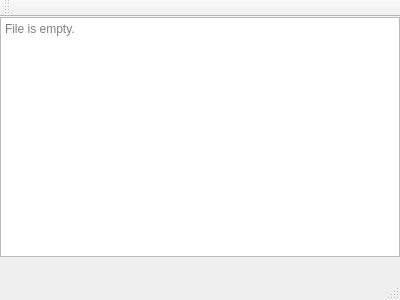
<?xml version="1.0" encoding="UTF-8"?>
<ui version="4.0">
 <class>EditorWindow</class>
 <widget class="QMainWindow" name="EditorWindow">
  <property name="geometry">
   <rect>
    <x>0</x>
    <y>0</y>
    <width>400</width>
    <height>300</height>
   </rect>
  </property>
  <property name="windowTitle">
   <string>SysOpy Editor</string>
  </property>
  <widget class="QWidget" name="centralWidget">
   <property name="locale">
    <locale language="English" country="UnitedStates"/>
   </property>
   <widget class="QTextEdit" name="textEdit">
    <property name="geometry">
     <rect>
      <x>0</x>
      <y>0</y>
      <width>400</width>
      <height>240</height>
     </rect>
    </property>
    <property name="styleSheet">
     <string notr="true"/>
    </property>
    <property name="placeholderText">
     <string>File is empty.</string>
    </property>
   </widget>
  </widget>
  <widget class="QMenuBar" name="menuBar">
   <property name="geometry">
    <rect>
     <x>0</x>
     <y>0</y>
     <width>400</width>
     <height>22</height>
    </rect>
   </property>
  </widget>
  <widget class="QToolBar" name="mainToolBar">
   <attribute name="toolBarArea">
    <enum>TopToolBarArea</enum>
   </attribute>
   <attribute name="toolBarBreak">
    <bool>false</bool>
   </attribute>
  </widget>
  <widget class="QStatusBar" name="statusBar"/>
 </widget>
 <layoutdefault spacing="6" margin="11"/>
 <resources/>
 <connections/>
</ui>
